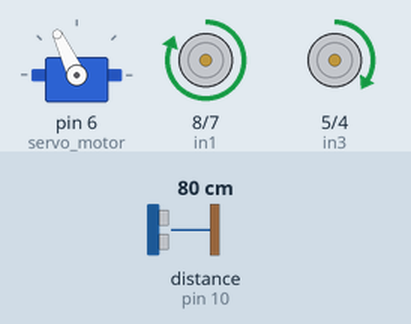
Bench run of a sketch on a simulated Arduino Uno, built with avr-gcc and run on an emulated ATmega328P. On the bench: servo, motor-driver pin pairs drawn as motors (green arrow = first pin HIGH = forward, orange = second pin HIGH = backward, longer = more drive, scaled by the enable pin). The test bench sets the inputs (shaded band); at power-on: distance to the obstacle (sensor on pin 10) 80 cm. The echo pulse lasts 58.3 µs per cm.

Above: at 3.9 s.
4.0 s: distance to the obstacle (sensor on pin 10) set to 22 cm
5.5 s: distance to the obstacle (sensor on pin 10) set to 18 cm
At 8.0 s:
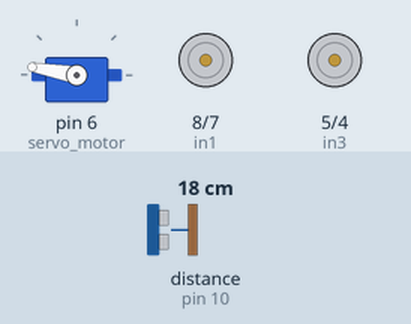
At 9.3 s:
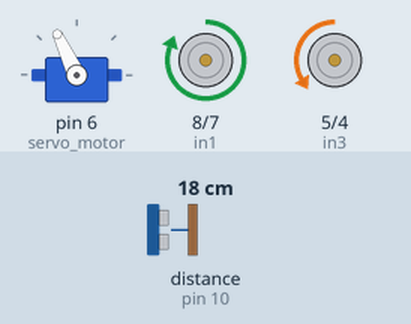
11.5 s: distance to the obstacle (sensor on pin 10) set to 35 cm
14.5 s: distance to the obstacle (sensor on pin 10) set to 2 cm
At 16.1 s:
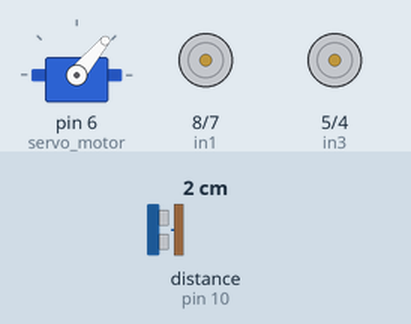
Timing chart, 0 to 18.5 s (numbered marks = the images above; inputs shaded):
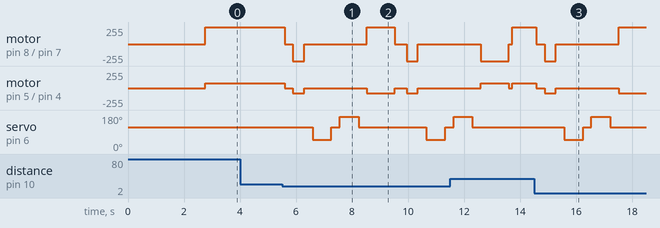

The sketch:

Claygobot_Arduino.ino
```cpp
  #include <Servo.h>          //Servo motor library. This is standard library
  #include <NewPing.h>        //Ultrasonic sensor function library. You must install this library
  // Tools > Libraries > Install "NewPing"
 // Motor A connections
int enA = 9;
int in1 = 8;
int in2 = 7;
// Motor B connections
int enB = 3;
int in3 = 5;
int in4 = 4;
  int trigPin = 11;    // TRIG pin  RED
  int echoPin = 10;    // ECHO pin  black
  //servo yellow
// For PWM maximum possible values are 0 to 255
// analogWrite(ENA, 255);
// analogWrite(ENB, 255);
    #define maximum_distance 200
  boolean goesForward = false;
  int distance = 100;

  NewPing sonar(trigPin, echoPin, maximum_distance); //sensor function
  Servo servo_motor; //As a magic emperor i define your name servo motor whahahaha


  void setup() {
    pinMode(trigPin, OUTPUT);
    pinMode(echoPin, INPUT);
    Serial.begin(9600);

	pinMode(enA, OUTPUT);
	pinMode(enB, OUTPUT);
	pinMode(in1, OUTPUT);
	pinMode(in2, OUTPUT);
	pinMode(in3, OUTPUT);
	pinMode(in4, OUTPUT);
	analogWrite(enA, 255);
	analogWrite(enB, 75);


	digitalWrite(in1, LOW);
	digitalWrite(in2, LOW);
	digitalWrite(in3, LOW);
	digitalWrite(in4, LOW);


    servo_motor.attach(6); //depende sa ano pa available slot

    servo_motor.write(115);
    delay(2000);
    distance = readPing();
    delay(100);
    distance = readPing();
    delay(100);
    distance = readPing();
    delay(100);
    distance = readPing();
    delay(100);
  }
  void loop(){


    int distanceRight = 0;
    int distanceLeft = 0;
    delay(50);

    // SAN KO LALAGAY YUNG WATER PUMP?
    // BOBO NI PRINCE BANO
    // A

    if (distance <= 20){
      moveStop();
      delay(300);
      moveBackward();
      delay(400);
      moveStop();
      delay(300);
      distanceRight = lookRight();
      delay(300);
      distanceLeft = lookLeft();
      delay(300);

      if (distance >= distanceLeft){
        turnRight();
        moveStop();
      }
      else{
        turnLeft();
        moveStop();
      }
    }
    else{
      moveForward();
    }
      distance = readPing();
  }

  int lookRight(){
    servo_motor.write(50);
    delay(500);
    int distance = readPing();
    delay(100);
    servo_motor.write(115);
    return distance;
  }

  int lookLeft(){
    servo_motor.write(170);
    delay(500);
    int distance = readPing();
    delay(100);
    servo_motor.write(115);
    return distance;
    delay(100);
  }

  int readPing(){
    delay(70);
    int cm = sonar.ping_cm();
    if (cm==0){
      cm=250;
    }
    return cm;
  }

  void moveStop(){

	digitalWrite(in1, LOW);
	digitalWrite(in2, LOW);
	digitalWrite(in3, LOW);
	digitalWrite(in4, LOW);
    // edi stop
  }

  void moveForward(){

    if(!goesForward){

      goesForward=true;

	digitalWrite(in1, HIGH);
	digitalWrite(in2, LOW);
	digitalWrite(in3, HIGH);
	digitalWrite(in4, LOW);
    // Moves forward
    }
  }

  void moveBackward(){

    goesForward=false;

	digitalWrite(in1, LOW);
	digitalWrite(in2, HIGH);
	digitalWrite(in3, LOW);
	digitalWrite(in4, HIGH);
    // moves backward ang pogi ko pag nabasa mo to haha crush ko si Lawrence Dominique B. Tan, Yes i love myself <3
  }

  void turnRight(){

	digitalWrite(in1, HIGH);
	digitalWrite(in2, LOW);
	digitalWrite(in3, LOW);
	digitalWrite(in4, HIGH);
    //Turns right
    delay(1000);

	digitalWrite(in1, HIGH);
	digitalWrite(in2, LOW);
	digitalWrite(in3, HIGH);
	digitalWrite(in4, LOW);
    // FORWARD
  }


  void turnLeft(){

	digitalWrite(in1, LOW);
	digitalWrite(in2, HIGH);
	digitalWrite(in3, HIGH);
	digitalWrite(in4, LOW);
  // TURNS LEFT
    delay(1000);

	digitalWrite(in1, HIGH);
	digitalWrite(in2, LOW);
	digitalWrite(in3, HIGH);
	digitalWrite(in4, LOW);
    // FORWARD
  }
```

Measured:
- the behaviour switches between 21 and 20 cm on distance to the obstacle (sensor on pin 10) (found by bisection; images 0 and 1)
- after the input at 4.0 s, every drawn part: stays the same
- after the input at 14.5 s, motor on pin 8 (in1) / pin 7 (in2): forward 255/255 → stopped after 0.08 s, → backward 255/255 0.30 s later, → stopped 0.40 s later, → forward 255/255 2.2 s later; motor on pin 5 (in3) / pin 4 (in4): forward 75/255 → stopped after 0.08 s, → backward 75/255 0.30 s later, → stopped 0.40 s later, → backward 75/255 2.2 s later
